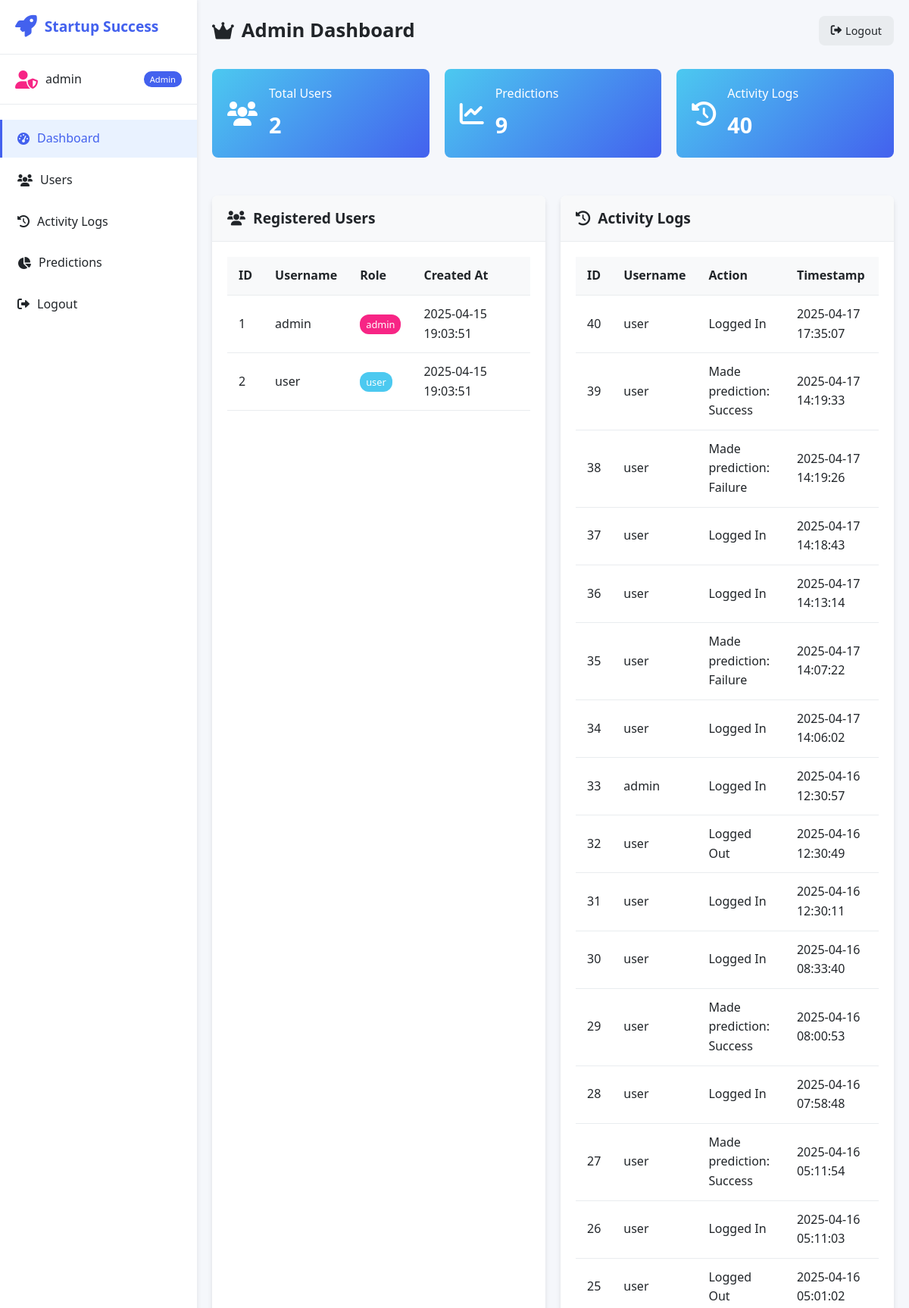
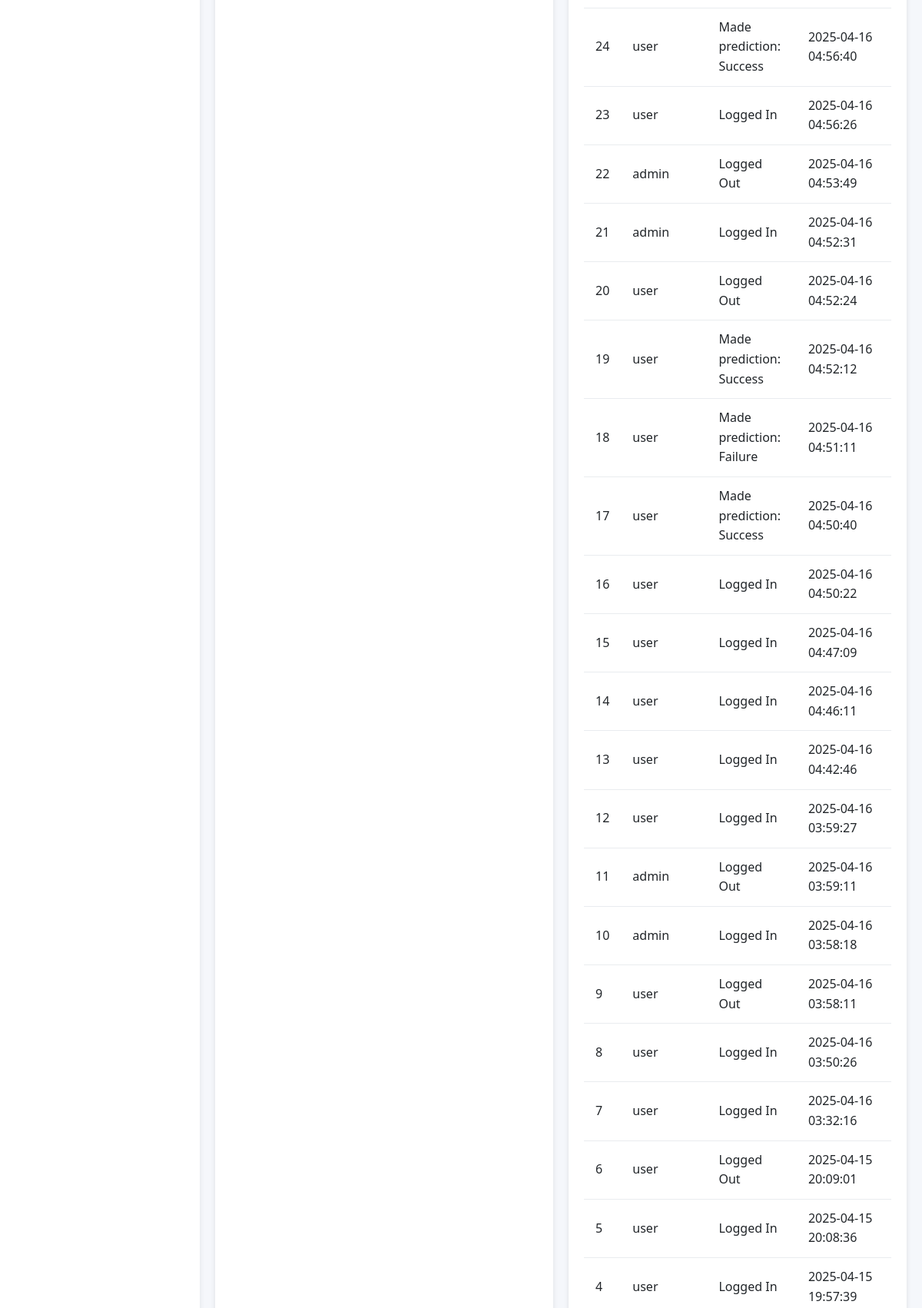
The page /admin (signed in, upper part) on the database its author committed (2 pictures, top to bottom).
### tables this page shows
CREATE TABLE users (
    id INTEGER PRIMARY KEY AUTOINCREMENT,
    username TEXT UNIQUE NOT NULL,
    password TEXT NOT NULL,
    role TEXT NOT NULL,
    created_at DATETIME DEFAULT CURRENT_TIMESTAMP
);

CREATE TABLE logs (
    id INTEGER PRIMARY KEY AUTOINCREMENT,
    username TEXT,
    action TEXT,
    timestamp DATETIME DEFAULT CURRENT_TIMESTAMP
);

### app.py (the view)
@app.route('/admin')
def admin():
    if not is_logged_in('admin'):
        flash("Access denied. Admin privileges required.", "error")
        return redirect(url_for('login'))
    with get_db_connection() as conn:
        logs = conn.execute("SELECT * FROM logs ORDER BY timestamp DESC LIMIT 100").fetchall()
        predictions = conn.execute(
            "SELECT * FROM predictions ORDER BY timestamp DESC LIMIT 100"
        ).fetchall()
        users = conn.execute("SELECT id, username, role, created_at FROM users").fetchall()
    return render_template(
        'admin.html',
        username=session['username'],
        logs=logs,
        predictions=predictions,
        users=users
    )

### app.py (called while the page is built)
def get_db_connection():
    conn = sqlite3.connect(DB_PATH)
    conn.row_factory = sqlite3.Row  # Return rows as dictionaries
    return conn

def is_logged_in(role=None):
    if 'username' not in session:
        return False
    if role and session.get('role') != role:
        return False
    return True

### templates/admin.html (shortened to what this page needs)
{% extends "layout.html" %}
{% block content %}
<div class="dashboard">
    <nav class="sidebar">
        <div class="sidebar-header">
            <i class="fas fa-rocket"></i>
            <h2>Startup Success</h2>
        </div>
        <div class="user-info admin">
            <i class="fas fa-user-shield user-avatar"></i>
            <span>{{ username }}</span>
            <span class="role-badge">Admin</span>
        </div>
        <ul class="sidebar-menu">
            <li class="active"><a href="#"><i class="fas fa-tachometer-alt"></i> Dashboard</a></li>
            <li><a href="#users-section"><i class="fas fa-users"></i> Users</a></li>
            <li><a href="#logs-section"><i class="fas fa-history"></i> Activity Logs</a></li>
            <li><a href="#predictions-section"><i class="fas fa-chart-pie"></i> Predictions</a></li>
            <li><a href="/logout"><i class="fas fa-sign-out-alt"></i> Logout</a></li>
        </ul>
    </nav>
    <main class="content">
        <header class="content-header">
            <h1><i class="fas fa-crown"></i> Admin Dashboard</h1>
            <div class="user-controls">
                <a href="/logout" class="btn-secondary">
                    <i class="fas fa-sign-out-alt"></i> Logout
                </a>
            </div>
        </header>
        <div class="content-body">
            <div class="admin-stats">
                <div class="stat-card">
                    <div class="stat-icon">
                        <i class="fas fa-users"></i>
                    </div>
                    <div class="stat-data">
                        <h3>Total Users</h3>
                        <p>{{ users|length }}</p>
                    </div>
                </div>
                <div class="stat-card">
                    <div class="stat-icon">
                        <i class="fas fa-chart-line"></i>
                    </div>
                    <div class="stat-data">
                        <h3>Predictions</h3>
                        <p>{{ predictions|length }}</p>
                    </div>
                </div>
                <div class="stat-card">
                    <div class="stat-icon">
                        <i class="fas fa-history"></i>
                    </div>
                    <div class="stat-data">
                        <h3>Activity Logs</h3>
                        <p>{{ logs|length }}</p>
                    </div>
                </div>
            </div>
            <div class="card" id="users-section">
                <div class="card-header">
                    <h2><i class="fas fa-users"></i> Registered Users</h2>
                </div>
                <div class="card-body">
                    <div class="table-container">
                        <table class="data-table">
                            <thead>
                                <tr>
                                    <th>ID</th>
                                    <th>Username</th>
                                    <th>Role</th>
                                    <th>Created At</th>
                                </tr>
                            </thead>
                            <tbody>
                                {% for user in users %}
                                <tr>
                                    <td>{{ user['id'] }}</td>
                                    <td>{{ user['username'] }}</td>
                                    <td>
                                        <span class="badge {% if user['role'] == 'admin' %}badge-admin{% else %}badge-user{% endif %}">
                                            {{ user['role'] }}
                                        </span>
                                    </td>
                                    <td>{{ user['created_at'] }}</td>
                                </tr>
                                {% endfor %}
                            </tbody>
                        </table>
                    </div>
                </div>
            </div>
            <div class="card" id="logs-section">
                <div class="card-header">
                    <h2><i class="fas fa-history"></i> Activity Logs</h2>
                </div>
                <div class="card-body">
                    <div class="table-container">
                        <table class="data-table">
                            <thead>
                                <tr>
                                    <th>ID</th>
                                    <th>Username</th>
                                    <th>Action</th>
                                    <th>Timestamp</th>
                                </tr>
                            </thead>
                            <tbody>
                                {% for log in logs %}
                                <tr>
                                    <td>{{ log['id'] }}</td>
                                    <td>{{ log['username'] }}</td>
                                    <td>{{ log['action'] }}</td>
                                    <td>{{ log['timestamp'] }}</td>
                                </tr>
                                {% endfor %}
                            </tbody>
                        </table>
                    </div>
                </div>
            </div>
        </div>
    </main>
</div>
{% endblock %}

### templates/layout.html (shortened to what this page needs)
<!DOCTYPE html>
<html lang="en">
<head>
    <link rel="stylesheet" href="https://cdnjs.cloudflare.com/ajax/libs/font-awesome/6.0.0/css/all.min.css">
    <link rel="stylesheet" href="{{ url_for('static', filename='style.css') }}">
</head>
<body>
    <div class="app-container">
        {% block content %}{% endblock %}
    </div>
</body>
</html>

### static/style.css (style rules this page uses)
:root { --primary-color: #4361ee; --secondary-color: #3f37c9; --success-color: #4cc9f0; --warning-color: #f72585; --dark-color: #212529; --light-color: #f8f9fa; --gray-color: #6c757d; --border-radius: 8px; --box-shadow: 0 4px 6px rgba(0, 0, 0, 0.1); --transition: all 0.3s ease; }
* { margin: 0; padding: 0; box-sizing: border-box; font-family: 'Segoe UI', Tahoma, Geneva, Verdana, sans-serif; }
body { background-color: #f5f7fb; color: var(--dark-color); line-height: 1.6; }
.app-container { min-height: calc(100vh - 50px); }
.btn-secondary { background-color: #e9ecef; color: var(--dark-color); border: none; padding: 8px 16px; border-radius: var(--border-radius); font-size: 0.9rem; cursor: pointer; transition: var(--transition); display: flex; align-items: center; gap: 5px; text-decoration: none; }
.dashboard { display: flex; min-height: 100vh; }
.sidebar { width: 260px; background-color: #fff; box-shadow: 2px 0 5px rgba(0, 0, 0, 0.05); padding: 20px 0; display: flex; flex-direction: column; z-index: 10; }
.sidebar-header { display: flex; align-items: center; padding: 0 20px 20px; border-bottom: 1px solid #e9ecef; gap: 10px; }
.sidebar-header i { font-size: 1.8rem; color: var(--primary-color); }
.sidebar-header h2 { font-size: 1.2rem; color: var(--primary-color); font-weight: 600; }
.user-info { display: flex; align-items: center; padding: 20px; gap: 10px; border-bottom: 1px solid #e9ecef; }
.user-avatar { font-size: 1.5rem; color: var(--primary-color); }
.role-badge { background-color: var(--primary-color); color: white; padding: 2px 8px; border-radius: 10px; font-size: 0.7rem; margin-left: auto; }
.user-info.admin .user-avatar { color: var(--warning-color); }
.sidebar-menu { list-style: none; margin-top: 20px; }
.sidebar-menu li { margin-bottom: 5px; }
.sidebar-menu li a { display: flex; align-items: center; gap: 10px; padding: 12px 20px; color: var(--dark-color); text-decoration: none; transition: var(--transition); border-left: 3px solid transparent; }
.sidebar-menu li.active a { background-color: #e9f2ff; color: var(--primary-color); border-left: 3px solid var(--primary-color); }
.content { flex: 1; padding: 20px; }
.content-header { display: flex; justify-content: space-between; align-items: center; margin-bottom: 30px; }
.content-header h1 { display: flex; align-items: center; gap: 10px; font-size: 1.6rem; color: var(--dark-color); }
.user-controls { display: flex; gap: 10px; }
.content-body { display: grid; grid-template-columns: repeat(auto-fill, minmax(350px, 1fr)); gap: 20px; }
.card { background-color: #fff; border-radius: var(--border-radius); box-shadow: var(--box-shadow); overflow: hidden; }
.card-header { padding: 15px 20px; border-bottom: 1px solid #e9ecef; background-color: #f8f9fa; }
.card-header h2 { font-size: 1.2rem; display: flex; align-items: center; gap: 10px; color: var(--dark-color); }
.card-body { padding: 20px; }
.admin-stats { display: grid; grid-template-columns: repeat(auto-fill, minmax(250px, 1fr)); gap: 20px; margin-bottom: 30px; grid-column: 1 / -1; }
.stat-card { background: linear-gradient(135deg, #4cc9f0, #4361ee); padding: 20px; border-radius: var(--border-radius); display: flex; align-items: center; gap: 15px; color: white; }
.stat-icon { font-size: 2rem; }
.stat-data h3 { font-weight: 500; font-size: 1rem; margin-bottom: 5px; }
.stat-data p { font-size: 1.8rem; font-weight: 600; }
.table-container { overflow-x: auto; }
.data-table { width: 100%; border-collapse: collapse; }
.data-table th, .data-table td { padding: 12px 15px; text-align: left; border-bottom: 1px solid #e9ecef; }
.data-table th { background-color: #f8f9fa; font-weight: 600; color: var(--dark-color); }
.badge { padding: 4px 8px; border-radius: 12px; font-size: 0.8rem; font-weight: 500; }
.badge-admin { background-color: var(--warning-color); color: white; }
.badge-user { background-color: var(--success-color); color: white; }

### rows shown on the page
users: id "1", username "admin", role "admin", created_at "2025-04-15 19:03:51"
users: id "2", username "user", role "user", created_at "2025-04-15 19:03:51"
logs: id "40", username "user", action "Logged In", timestamp "2025-04-17 17:35:07"
logs: id "39", username "user", action "Made prediction: Success", timestamp "2025-04-17 14:19:33"
logs: id "38", username "user", action "Made prediction: Failure", timestamp "2025-04-17 14:19:26"
logs: id "37", username "user", action "Logged In", timestamp "2025-04-17 14:18:43"
logs: id "36", username "user", action "Logged In", timestamp "2025-04-17 14:13:14"
logs: id "35", username "user", action "Made prediction: Failure", timestamp "2025-04-17 14:07:22"
logs: id "34", username "user", action "Logged In", timestamp "2025-04-17 14:06:02"
logs: id "33", username "admin", action "Logged In", timestamp "2025-04-16 12:30:57"
logs: id "32", username "user", action "Logged Out", timestamp "2025-04-16 12:30:49"
logs: id "31", username "user", action "Logged In", timestamp "2025-04-16 12:30:11"
logs: id "30", username "user", action "Logged In", timestamp "2025-04-16 08:33:40"
logs: id "29", username "user", action "Made prediction: Success", timestamp "2025-04-16 08:00:53"
logs: id "28", username "user", action "Logged In", timestamp "2025-04-16 07:58:48"
logs: id "27", username "user", action "Made prediction: Success", timestamp "2025-04-16 05:11:54"
logs: id "26", username "user", action "Logged In", timestamp "2025-04-16 05:11:03"
logs: id "25", username "user", action "Logged Out", timestamp "2025-04-16 05:01:02"
logs: id "24", username "user", action "Made prediction: Success", timestamp "2025-04-16 04:56:40"
logs: id "23", username "user", action "Logged In", timestamp "2025-04-16 04:56:26"
logs: id "22", username "admin", action "Logged Out", timestamp "2025-04-16 04:53:49"
logs: id "21", username "admin", action "Logged In", timestamp "2025-04-16 04:52:31"
logs: id "20", username "user", action "Logged Out", timestamp "2025-04-16 04:52:24"
logs: id "19", username "user", action "Made prediction: Success", timestamp "2025-04-16 04:52:12"
logs: id "18", username "user", action "Made prediction: Failure", timestamp "2025-04-16 04:51:11"
logs: id "17", username "user", action "Made prediction: Success", timestamp "2025-04-16 04:50:40"
logs: id "16", username "user", action "Logged In", timestamp "2025-04-16 04:50:22"
logs: id "15", username "user", action "Logged In", timestamp "2025-04-16 04:47:09"
logs: id "14", username "user", action "Logged In", timestamp "2025-04-16 04:46:11"
logs: id "13", username "user", action "Logged In", timestamp "2025-04-16 04:42:46"
logs: id "12", username "user", action "Logged In", timestamp "2025-04-16 03:59:27"
logs: id "11", username "admin", action "Logged Out", timestamp "2025-04-16 03:59:11"
logs: id "10", username "admin", action "Logged In", timestamp "2025-04-16 03:58:18"
logs: id "9", username "user", action "Logged Out", timestamp "2025-04-16 03:58:11"
logs: id "8", username "user", action "Logged In", timestamp "2025-04-16 03:50:26"
logs: id "7", username "user", action "Logged In", timestamp "2025-04-16 03:32:16"
logs: id "6", username "user", action "Logged Out", timestamp "2025-04-15 20:09:01"
logs: id "5", username "user", action "Logged In", timestamp "2025-04-15 20:08:36"
logs: id "4", username "user", action "Logged In", timestamp "2025-04-15 19:57:39"

### other values the page prints
{{ username }} "admin"
{{ users|length }} "2"
{{ predictions|length }} "9"
{{ logs|length }} "40"
